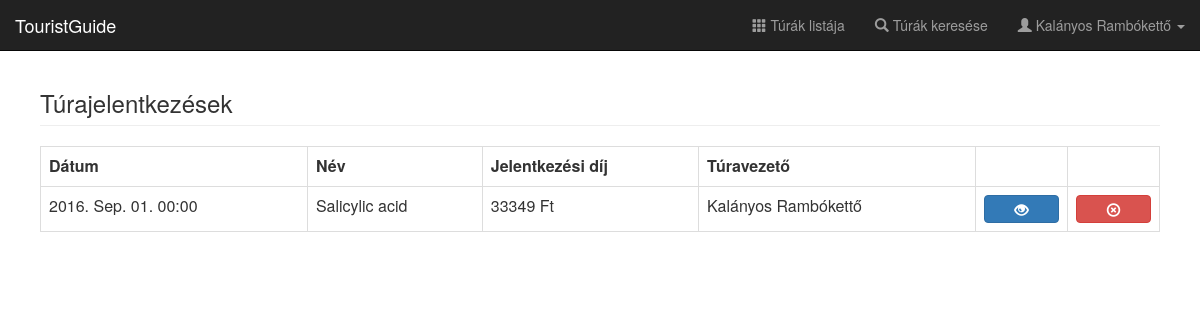
/registrations (signed in), run on the app's committed database.
### app/db/models.py (models this page shows, shortened)
class User(UserMixin, database.Model):
    __tablename__ = 'users'
    id = database.Column(database.Integer, primary_key=True)
    username = database.Column(database.String(64), unique=True, index=True)
    password = database.Column(database.String(40), nullable=False)
    fullname = database.Column(database.String(64), nullable=False)
    avatar_src = database.Column(database.String(100))
    birth = database.Column(database.Date)
    experience_id = database.Column(
        database.Integer, database.ForeignKey('experiences.id'))
    experience = database.relationship(
        'Experience', backref=database.backref('users', lazy='dynamic')
    )
    account_type_id = database.Column(
        database.Integer, database.ForeignKey('roles.id')
    )
    account_type = database.relationship(
        'Role', backref=database.backref('users', lazy='dynamic')
    )
    email = database.Column(database.String(100), nullable=False)
    phone = database.Column(database.String(11))
    allowance = database.Column(database.Integer)
    numoftours = database.Column(database.Integer)
    status = database.Column(database.Integer)

class Tour(database.Model):
    __tablename__ = 'tours'
    id = database.Column(database.Integer, primary_key=True)
    name = database.Column(database.String(64), index=True)
    place = database.Column(database.String(64))
    start_datetime = database.Column(database.DateTime)
    end_datetime = database.Column(database.DateTime)
    images = database.Column(database.Text)
    experience_id = database.Column(
        database.Integer, database.ForeignKey('experiences.id')
    )
    experience = database.relationship(
        'Experience', backref=database.backref('tours', lazy='dynamic')
    )
    tour_guide_id = database.Column(
        database.Integer, database.ForeignKey('users.id')
    )
    tour_guide = database.relationship(
        'User', backref=database.backref('tours', lazy='dynamic')
    )
    description = database.Column(database.Text)
    price = database.Column(database.Integer)

### app/users/views.py (the view)
@users.route('/registrations')
@login_required
def registrations():
    regs = RegistrationDAO.get_registrations_of_user(current_user)
    results = []
    for reg in regs:
        results.append(TourDAO.get_tour_by_id(reg.tour_id))
    return render_template(
            'registrations.html', results=results,
            user=current_user)

### app/__init__.py (called while the page is built)
def create_app(config_name):
    app = Flask(__name__)
    app.config.from_object(config_name)
    bootstrap.init_app(app)
    database.init_app(app)
    loginmanager.init_app(app)
    mail.init_app(app)
    from .admin.views import admin as admin_blueprint
    from .basic.views import basic as basic_blueprint
    from .users.views import users as users_blueprint
    from .tours.views import tours_blueprint
    app.register_blueprint(basic_blueprint)
    app.register_blueprint(users_blueprint)
    app.register_blueprint(admin_blueprint)
    app.register_blueprint(tours_blueprint)
    @app.template_filter('literal_date')
    def _jinja2_filter_literal_date(date):
        return date.strftime("%Y. %b. %d.")
    @app.template_filter('time')
    def _jinja2_filter_literal_date(date):
        return date.strftime("%H:%M")
    return app

### app/db/models.py (called while the page is built)
@loginmanager.user_loader
def load_user(user_id):
    return User.query.get(int(user_id))

### app/db/registrationmanager.py (called while the page is built)
    @staticmethod
    def get_registrations_of_user(user):
        return Registration.query.filter_by(user_id=user.id).all()

### app/db/tourmanager.py (called while the page is built)
    @staticmethod
    def get_tour_by_id(tour_id):
        return Tour.query.get(tour_id)

### app/templates/registrations.html (shortened to what this page needs)
{% extends "base.html" %}
{% block page_content %}
<h3 class="page-header">Túrajelentkezések</h3>
{% if results %}
<table class="table table-bordered table-hover">
  <tr>
    <th>Dátum</th>
    <th>Név</th>
    <th>Jelentkezési díj</th>
    <th>Túravezető</th>
    <th></th>
    <th></th>
  </tr>
  {% for tour in results %}
  <tr>
    <td>{{ tour.start_datetime|literal_date }} {{ tour.start_datetime|time }}</td>
    <td>{{ tour.name }}</td>
    <td>{% if user.allowance is not none %}
           {{ (tour.price * ((100 - user.allowance)/100))|round|int }} Ft 5%
        {% else %}
           {{ tour.price }} Ft
        {% endif %}
    </td>
    <td>{{ tour.tour_guide.fullname }}</td>
    <td style="vertical-align: middle">
      <a href="{{ url_for('tours.view_tour', tour_id=tour.id) }}" class="btn btn-primary btn-block" role="button">
        <span class="glyphicon glyphicon-eye-open"></span>
      </a>
    </td>
    <td style="vertical-align: middle">
      <a href="{{ url_for('users.detach_from_tour', tour_id=tour.id) }}" class="btn btn-danger btn-block" role="button">
        <span class="glyphicon glyphicon-remove-circle"></span>
      </a>
    </td>
  </tr>
  {% endfor %}
</table>
{% else %}
<div class="alert alert-warning" role="alert">Még nem jelentkeztél egy túrára sem!</div>
{% endif %}
{% endblock page_content %}

### app/templates/base.html (shortened to what this page needs)
﻿{% extends "bootstrap/base.html" %}
{% block styles %}
{{ super() }}
    <link href="{{ url_for('static', filename='css/main.css') }}" rel="stylesheet">
{% endblock styles %}
{% block navbar %}
{% include "navbar.html" %}
{% endblock navbar %}
{% block content %}
<div class="container-fluid">
  <div class="row">
    <div class="col-sm-12 col-md-12 main">
      {% block page_content %}
      {% endblock page_content %}
    </div>
  </div>
</div>
{% endblock content %}

### app/templates/navbar.html (shortened to what this page needs)
<nav class="navbar navbar-inverse navbar-fixed-top">
  <div class="container-fluid">
    <div class="navbar-header">
      <a class="navbar-brand" href="/">TouristGuide</a>
    </div>
    <div id="navbar" class="navbar-collapse collapse">
      <ul class="nav navbar-nav navbar-right">
        <li><a href="{{ url_for('tours.tours_default') }}"><span class="glyphicon glyphicon-th" aria-hidden="true"></span>
          Túrák listája</a></li>
        <li><a href="{{ url_for('tours.search_tours') }}"><span class="glyphicon glyphicon-search" aria-hidden="true"></span>
          Túrák keresése</a></li>
        {% if current_user.is_authenticated %}
        <li class="dropdown">
          <a href="#" class="dropdown-toggle" data-toggle="dropdown" role="button" aria-haspopup="true" aria-expanded="false">
            <span class="glyphicon glyphicon-user" aria-hidden="true"></span>
            {{ current_user.fullname }}
            <span class="caret"></span>
          </a>
        </li>
        {% else %}
        <li><a href="{{ url_for('users.register') }}"><span class="glyphicon glyphicon-edit" aria-hidden="true"></span>
          Regisztráció</a></li>
        <li><a href="{{ url_for('users.login') }}"><span class="glyphicon glyphicon-log-in" aria-hidden="true"></span>
          Bejelentkezés</a></li>
        {% endif %}
      </ul>
    </div>
  </div>
</nav>

### app/static/css/main.css (style rules this page uses)
body { padding-top: 50px; }
.main { padding: 20px; }
@media (min-width: 768px) { .main { padding-right: 40px; padding-left: 40px; } }
.main .page-header { margin-top: 0; }

### data on the page
User: fullname "Kalányos Rambókettő"
Tour: start_datetime|literal_date "2016. Sep. 01.", start_datetime "00:00", name "Salicylic acid", price "33349", tour_guide.fullname "Kalányos Rambókettő"
